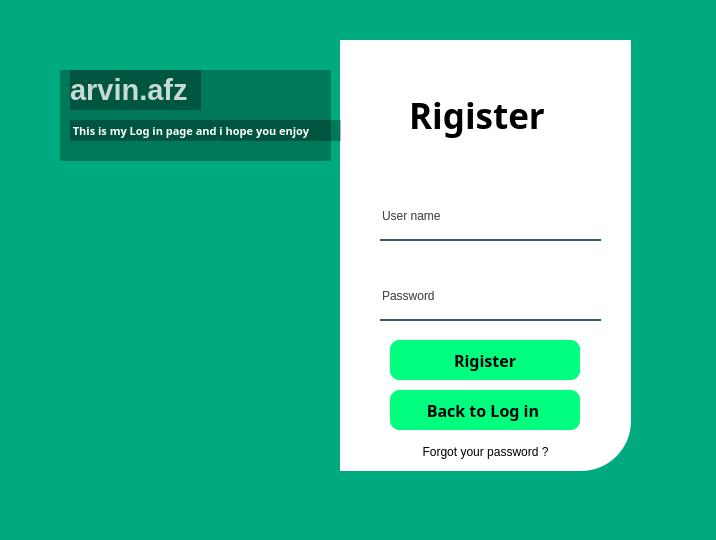
<?xml version="1.0" encoding="UTF-8"?>
<ui version="4.0">
 <class>Form</class>
 <widget class="QWidget" name="Form">
  <property name="geometry">
   <rect>
    <x>0</x>
    <y>0</y>
    <width>716</width>
    <height>540</height>
   </rect>
  </property>
  <property name="windowTitle">
   <string>Form</string>
  </property>
  <widget class="QWidget" name="widget" native="true">
   <property name="geometry">
    <rect>
     <x>-10</x>
     <y>0</y>
     <width>731</width>
     <height>551</height>
    </rect>
   </property>
   <property name="styleSheet">
    <string notr="true">background-color: rgb(0, 170, 127);
</string>
   </property>
   <widget class="QLabel" name="label_2">
    <property name="geometry">
     <rect>
      <x>70</x>
      <y>40</y>
      <width>291</width>
      <height>431</height>
     </rect>
    </property>
    <property name="styleSheet">
     <string notr="true">image: url(:/images/6.jpg);
</string>
    </property>
    <property name="text">
     <string/>
    </property>
    <property name="pixmap">
     <pixmap>6.jpg</pixmap>
    </property>
    <property name="scaledContents">
     <bool>true</bool>
    </property>
   </widget>
   <widget class="QLabel" name="label">
    <property name="geometry">
     <rect>
      <x>350</x>
      <y>40</y>
      <width>291</width>
      <height>431</height>
     </rect>
    </property>
    <property name="styleSheet">
     <string notr="true">background-color:rgba(255,255,255,255);
border-bottom-right-radius: 50px;</string>
    </property>
    <property name="text">
     <string/>
    </property>
   </widget>
   <widget class="QLabel" name="welcome_label">
    <property name="geometry">
     <rect>
      <x>410</x>
      <y>80</y>
      <width>181</width>
      <height>71</height>
     </rect>
    </property>
    <property name="font">
     <font>
      <family>Arial Black</family>
      <pointsize>26</pointsize>
      <weight>75</weight>
      <bold>true</bold>
     </font>
    </property>
    <property name="styleSheet">
     <string notr="true">color: rgb(0, 0, 0);
background-color: rgb(255, 255, 255);</string>
    </property>
    <property name="text">
     <string>Welcome</string>
    </property>
   </widget>
   <widget class="QLineEdit" name="user_name_et">
    <property name="geometry">
     <rect>
      <x>390</x>
      <y>200</y>
      <width>221</width>
      <height>41</height>
     </rect>
    </property>
    <property name="cursor">
     <cursorShape>IBeamCursor</cursorShape>
    </property>
    <property name="styleSheet">
     <string notr="true">background-color:rgba(0,0,0,0);
border:none;
border-bottom:2px solid rgba(46,82,101,200);
color:rgba(0,0,0,240);
padding-bottom:7px;</string>
    </property>
    <property name="placeholderText">
     <string>User name</string>
    </property>
   </widget>
   <widget class="QLineEdit" name="password_et">
    <property name="geometry">
     <rect>
      <x>390</x>
      <y>280</y>
      <width>221</width>
      <height>41</height>
     </rect>
    </property>
    <property name="cursor">
     <cursorShape>IBeamCursor</cursorShape>
    </property>
    <property name="styleSheet">
     <string notr="true">background-color:rgba(0,0,0,0);
border:none;
border-bottom:2px solid rgba(46,82,101,200);
color:rgba(0,0,0,240);
padding-bottom:7px;</string>
    </property>
    <property name="echoMode">
     <enum>QLineEdit::Password</enum>
    </property>
    <property name="placeholderText">
     <string>Password</string>
    </property>
   </widget>
   <widget class="QPushButton" name="log_in_btn">
    <property name="geometry">
     <rect>
      <x>400</x>
      <y>340</y>
      <width>190</width>
      <height>40</height>
     </rect>
    </property>
    <property name="font">
     <font>
      <family>Arial Black</family>
      <pointsize>12</pointsize>
      <weight>75</weight>
      <bold>true</bold>
     </font>
    </property>
    <property name="cursor">
     <cursorShape>PointingHandCursor</cursorShape>
    </property>
    <property name="styleSheet">
     <string notr="true">
border-radius:10px;

background-color: rgb(0, 255, 127);</string>
    </property>
    <property name="text">
     <string>Log in </string>
    </property>
   </widget>
   <widget class="QLabel" name="label_5">
    <property name="geometry">
     <rect>
      <x>70</x>
      <y>70</y>
      <width>271</width>
      <height>91</height>
     </rect>
    </property>
    <property name="styleSheet">
     <string notr="true">background-color:rgba(0, 0, 0, 75);</string>
    </property>
    <property name="text">
     <string/>
    </property>
   </widget>
   <widget class="QLabel" name="label_7">
    <property name="geometry">
     <rect>
      <x>80</x>
      <y>120</y>
      <width>271</width>
      <height>21</height>
     </rect>
    </property>
    <property name="font">
     <font>
      <family>Arial Black</family>
      <pointsize>8</pointsize>
      <weight>75</weight>
      <bold>true</bold>
     </font>
    </property>
    <property name="styleSheet">
     <string notr="true">color: rgb(255, 255, 255);
background-color:rgba(0, 0, 0, 75);</string>
    </property>
    <property name="text">
     <string> This is my Log in page and i hope you enjoy </string>
    </property>
   </widget>
   <widget class="QLabel" name="label_8">
    <property name="geometry">
     <rect>
      <x>80</x>
      <y>70</y>
      <width>131</width>
      <height>40</height>
     </rect>
    </property>
    <property name="font">
     <font>
      <pointsize>22</pointsize>
      <weight>75</weight>
      <bold>true</bold>
     </font>
    </property>
    <property name="styleSheet">
     <string notr="true">color:rgba(255, 255, 255, 200);
background-color:rgba(0, 0, 0, 75);</string>
    </property>
    <property name="text">
     <string>arvin.afz</string>
    </property>
   </widget>
   <widget class="QPushButton" name="forgot_pass_btn">
    <property name="geometry">
     <rect>
      <x>410</x>
      <y>440</y>
      <width>171</width>
      <height>23</height>
     </rect>
    </property>
    <property name="cursor">
     <cursorShape>PointingHandCursor</cursorShape>
    </property>
    <property name="styleSheet">
     <string notr="true">background-color: rgb(255, 255, 255);</string>
    </property>
    <property name="text">
     <string>Forgot your password ?</string>
    </property>
    <property name="checkable">
     <bool>false</bool>
    </property>
    <property name="flat">
     <bool>true</bool>
    </property>
   </widget>
   <widget class="QPushButton" name="rigister_btn">
    <property name="geometry">
     <rect>
      <x>400</x>
      <y>390</y>
      <width>190</width>
      <height>40</height>
     </rect>
    </property>
    <property name="font">
     <font>
      <family>Arial Black</family>
      <pointsize>12</pointsize>
      <weight>75</weight>
      <bold>true</bold>
     </font>
    </property>
    <property name="cursor">
     <cursorShape>PointingHandCursor</cursorShape>
    </property>
    <property name="styleSheet">
     <string notr="true">
border-radius:10px;

background-color: rgb(0, 255, 127);</string>
    </property>
    <property name="text">
     <string>Rigister</string>
    </property>
   </widget>
   <widget class="QLineEdit" name="user_name_et_rigester_pg">
    <property name="geometry">
     <rect>
      <x>390</x>
      <y>200</y>
      <width>221</width>
      <height>41</height>
     </rect>
    </property>
    <property name="cursor">
     <cursorShape>IBeamCursor</cursorShape>
    </property>
    <property name="styleSheet">
     <string notr="true">background-color:rgba(0,0,0,0);
border:none;
border-bottom:2px solid rgba(46,82,101,200);
color:rgba(0,0,0,240);
padding-bottom:7px;</string>
    </property>
    <property name="placeholderText">
     <string>User name</string>
    </property>
   </widget>
   <widget class="QLineEdit" name="password_et_rigister_pg">
    <property name="geometry">
     <rect>
      <x>390</x>
      <y>280</y>
      <width>221</width>
      <height>41</height>
     </rect>
    </property>
    <property name="cursor">
     <cursorShape>IBeamCursor</cursorShape>
    </property>
    <property name="styleSheet">
     <string notr="true">background-color:rgba(0,0,0,0);
border:none;
border-bottom:2px solid rgba(46,82,101,200);
color:rgba(0,0,0,240);
padding-bottom:7px;</string>
    </property>
    <property name="echoMode">
     <enum>QLineEdit::Password</enum>
    </property>
    <property name="placeholderText">
     <string>Password</string>
    </property>
   </widget>
   <widget class="QPushButton" name="rigister_btn_rigister_pg">
    <property name="geometry">
     <rect>
      <x>400</x>
      <y>340</y>
      <width>190</width>
      <height>40</height>
     </rect>
    </property>
    <property name="font">
     <font>
      <family>Arial Black</family>
      <pointsize>12</pointsize>
      <weight>75</weight>
      <bold>true</bold>
     </font>
    </property>
    <property name="cursor">
     <cursorShape>PointingHandCursor</cursorShape>
    </property>
    <property name="styleSheet">
     <string notr="true">
border-radius:10px;

background-color: rgb(0, 255, 127);</string>
    </property>
    <property name="text">
     <string>Rigister</string>
    </property>
   </widget>
   <widget class="QPushButton" name="back_to_login_btn">
    <property name="geometry">
     <rect>
      <x>400</x>
      <y>390</y>
      <width>190</width>
      <height>40</height>
     </rect>
    </property>
    <property name="font">
     <font>
      <family>Arial Black</family>
      <pointsize>12</pointsize>
      <weight>75</weight>
      <bold>true</bold>
     </font>
    </property>
    <property name="cursor">
     <cursorShape>PointingHandCursor</cursorShape>
    </property>
    <property name="styleSheet">
     <string notr="true">
border-radius:10px;

background-color: rgb(0, 255, 127);</string>
    </property>
    <property name="text">
     <string>Back to Log in </string>
    </property>
   </widget>
   <widget class="QLabel" name="rigister_label">
    <property name="geometry">
     <rect>
      <x>410</x>
      <y>80</y>
      <width>181</width>
      <height>71</height>
     </rect>
    </property>
    <property name="font">
     <font>
      <family>Arial Black</family>
      <pointsize>26</pointsize>
      <weight>75</weight>
      <bold>true</bold>
     </font>
    </property>
    <property name="styleSheet">
     <string notr="true">color: rgb(0, 0, 0);
background-color: rgb(255, 255, 255);</string>
    </property>
    <property name="text">
     <string> Rigister</string>
    </property>
   </widget>
  </widget>
 </widget>
 <resources/>
 <connections/>
</ui>
